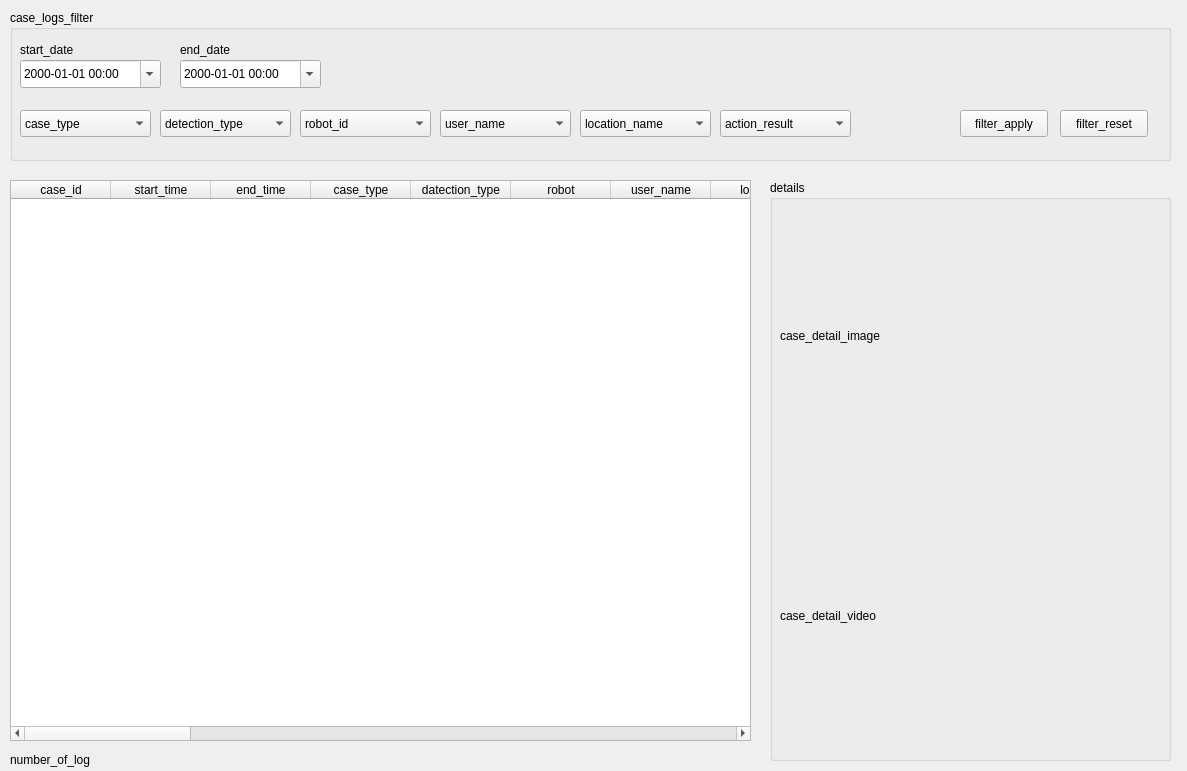
<?xml version="1.0" encoding="UTF-8"?>
<ui version="4.0">
 <class>Form</class>
 <widget class="QWidget" name="Form">
  <property name="geometry">
   <rect>
    <x>0</x>
    <y>0</y>
    <width>1187</width>
    <height>771</height>
   </rect>
  </property>
  <property name="windowTitle">
   <string>Form</string>
  </property>
  <widget class="QGroupBox" name="groupBox_case_logs_filter">
   <property name="geometry">
    <rect>
     <x>10</x>
     <y>10</y>
     <width>1161</width>
     <height>151</height>
    </rect>
   </property>
   <property name="title">
    <string>case_logs_filter</string>
   </property>
   <widget class="QLabel" name="label_start_date">
    <property name="geometry">
     <rect>
      <x>10</x>
      <y>30</y>
      <width>71</width>
      <height>19</height>
     </rect>
    </property>
    <property name="text">
     <string>start_date</string>
    </property>
   </widget>
   <widget class="QDateTimeEdit" name="dateTimeEdit_start_date">
    <property name="geometry">
     <rect>
      <x>10</x>
      <y>50</y>
      <width>141</width>
      <height>28</height>
     </rect>
    </property>
    <property name="displayFormat">
     <string>yyyy-MM-dd HH:mm</string>
    </property>
    <property name="calendarPopup">
     <bool>true</bool>
    </property>
   </widget>
   <widget class="QLabel" name="label_end_date">
    <property name="geometry">
     <rect>
      <x>170</x>
      <y>30</y>
      <width>71</width>
      <height>19</height>
     </rect>
    </property>
    <property name="text">
     <string>end_date</string>
    </property>
   </widget>
   <widget class="QDateTimeEdit" name="dateTimeEdit_end_date">
    <property name="geometry">
     <rect>
      <x>170</x>
      <y>50</y>
      <width>141</width>
      <height>28</height>
     </rect>
    </property>
    <property name="displayFormat">
     <string>yyyy-MM-dd HH:mm</string>
    </property>
    <property name="calendarPopup">
     <bool>true</bool>
    </property>
   </widget>
   <widget class="QComboBox" name="comboBox_case_type">
    <property name="geometry">
     <rect>
      <x>10</x>
      <y>100</y>
      <width>131</width>
      <height>27</height>
     </rect>
    </property>
    <item>
     <property name="text">
      <string>case_type</string>
     </property>
    </item>
   </widget>
   <widget class="QComboBox" name="comboBox_detection_type">
    <property name="geometry">
     <rect>
      <x>150</x>
      <y>100</y>
      <width>131</width>
      <height>27</height>
     </rect>
    </property>
    <item>
     <property name="text">
      <string>detection_type</string>
     </property>
    </item>
   </widget>
   <widget class="QComboBox" name="comboBox_robot_id">
    <property name="geometry">
     <rect>
      <x>290</x>
      <y>100</y>
      <width>131</width>
      <height>27</height>
     </rect>
    </property>
    <item>
     <property name="text">
      <string>robot_id</string>
     </property>
    </item>
   </widget>
   <widget class="QComboBox" name="comboBox_location_id">
    <property name="geometry">
     <rect>
      <x>570</x>
      <y>100</y>
      <width>131</width>
      <height>27</height>
     </rect>
    </property>
    <item>
     <property name="text">
      <string>location_name</string>
     </property>
    </item>
   </widget>
   <widget class="QComboBox" name="comboBox_user_account">
    <property name="geometry">
     <rect>
      <x>430</x>
      <y>100</y>
      <width>131</width>
      <height>27</height>
     </rect>
    </property>
    <item>
     <property name="text">
      <string>user_name</string>
     </property>
    </item>
   </widget>
   <widget class="QComboBox" name="comboBox_action_type">
    <property name="geometry">
     <rect>
      <x>710</x>
      <y>100</y>
      <width>131</width>
      <height>27</height>
     </rect>
    </property>
    <item>
     <property name="text">
      <string>action_result</string>
     </property>
    </item>
   </widget>
   <widget class="QPushButton" name="pushButton_filter_apply">
    <property name="geometry">
     <rect>
      <x>950</x>
      <y>100</y>
      <width>88</width>
      <height>27</height>
     </rect>
    </property>
    <property name="text">
     <string>filter_apply</string>
    </property>
   </widget>
   <widget class="QPushButton" name="pushButton_filter_reset">
    <property name="geometry">
     <rect>
      <x>1050</x>
      <y>100</y>
      <width>88</width>
      <height>27</height>
     </rect>
    </property>
    <property name="text">
     <string>filter_reset</string>
    </property>
   </widget>
  </widget>
  <widget class="QTableWidget" name="tableWidget">
   <property name="geometry">
    <rect>
     <x>10</x>
     <y>180</y>
     <width>741</width>
     <height>561</height>
    </rect>
   </property>
   <property name="alternatingRowColors">
    <bool>true</bool>
   </property>
   <property name="selectionMode">
    <enum>QAbstractItemView::SingleSelection</enum>
   </property>
   <property name="selectionBehavior">
    <enum>QAbstractItemView::SelectRows</enum>
   </property>
   <property name="sortingEnabled">
    <bool>true</bool>
   </property>
   <property name="columnCount">
    <number>30</number>
   </property>
   <column>
    <property name="text">
     <string>case_id</string>
    </property>
   </column>
   <column>
    <property name="text">
     <string>start_time</string>
    </property>
   </column>
   <column>
    <property name="text">
     <string>end_time</string>
    </property>
   </column>
   <column>
    <property name="text">
     <string>case_type</string>
    </property>
   </column>
   <column>
    <property name="text">
     <string>datection_type</string>
    </property>
   </column>
   <column>
    <property name="text">
     <string>robot</string>
    </property>
   </column>
   <column>
    <property name="text">
     <string>user_name</string>
    </property>
   </column>
   <column>
    <property name="text">
     <string>location</string>
    </property>
   </column>
   <column>
    <property name="text">
     <string>is_ignored</string>
    </property>
   </column>
   <column>
    <property name="text">
     <string>is_119_reported</string>
    </property>
   </column>
   <column>
    <property name="text">
     <string>is_112_reported</string>
    </property>
   </column>
   <column>
    <property name="text">
     <string>is_illeal_warned</string>
    </property>
   </column>
   <column>
    <property name="text">
     <string>is_danger_warned</string>
    </property>
   </column>
   <column>
    <property name="text">
     <string>is_emergency_warned</string>
    </property>
   </column>
   <column>
    <property name="text">
     <string>is_case_closed</string>
    </property>
   </column>
   <column/>
   <column/>
   <column/>
   <column/>
   <column/>
   <column/>
   <column/>
   <column/>
   <column/>
   <column/>
   <column/>
   <column/>
   <column/>
   <column/>
   <column/>
  </widget>
  <widget class="QGroupBox" name="groupBox_details">
   <property name="geometry">
    <rect>
     <x>770</x>
     <y>180</y>
     <width>401</width>
     <height>581</height>
    </rect>
   </property>
   <property name="title">
    <string>details</string>
   </property>
   <widget class="QLabel" name="label_case_detail_image">
    <property name="geometry">
     <rect>
      <x>10</x>
      <y>30</y>
      <width>371</width>
      <height>251</height>
     </rect>
    </property>
    <property name="text">
     <string>case_detail_image</string>
    </property>
   </widget>
   <widget class="QLabel" name="label_case_detail_video">
    <property name="geometry">
     <rect>
      <x>10</x>
      <y>310</y>
      <width>371</width>
      <height>251</height>
     </rect>
    </property>
    <property name="text">
     <string>case_detail_video</string>
    </property>
   </widget>
  </widget>
  <widget class="QLabel" name="label_number_of_log">
   <property name="geometry">
    <rect>
     <x>10</x>
     <y>750</y>
     <width>341</width>
     <height>19</height>
    </rect>
   </property>
   <property name="text">
    <string>number_of_log</string>
   </property>
  </widget>
 </widget>
 <resources/>
 <connections/>
</ui>
